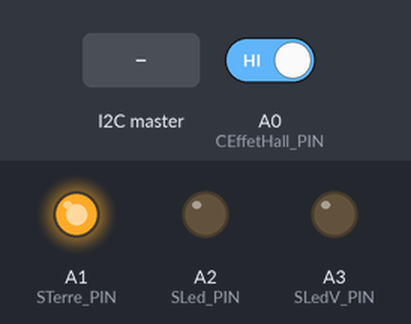
A sketch run on a simulated Arduino Uno, built with avr-gcc and run on an emulated ATmega328P. On the bench: output pins drawn as LEDs (lit = HIGH). The inputs (shaded band) are chosen by the test bench; at power-on: A0 (CEffetHall_PIN) HIGH. What the sketch prints to the serial monitor is not drawn.

Above: at 1.2 s.
1.3 s: A0 (CEffetHall_PIN) driven LOW
At 2.35 s:
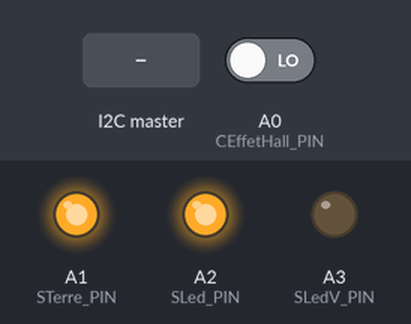
At 2.9 s:
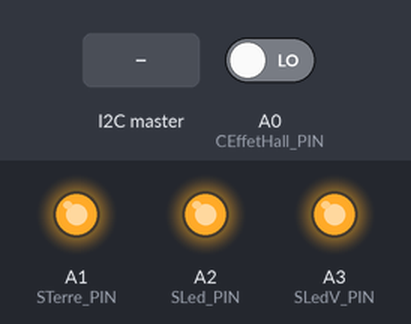
3.9 s: the I2C master sends the byte 1
5.4 s: the I2C master sends the byte 0
6.9 s: the I2C master sends the byte 2
Timing chart, 0 to 9.4 s (numbered marks = the images above; inputs shaded):
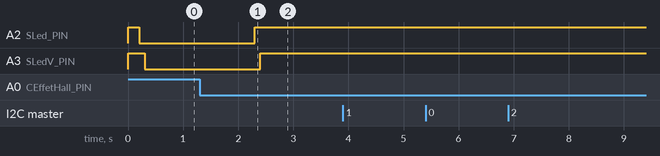

Measured:
- after the input at 1.3 s, A2 (SLed_PIN): LOW → HIGH after 1.0 s; A3 (SLedV_PIN): LOW → HIGH after 1.1 s
- after the input at 3.9 s, every drawn part: stays the same
- after the input at 5.4 s, every drawn part: stays the same
- after the input at 6.9 s, every drawn part: stays the same

The sketch:

Terre.ino
```cpp
#include <Wire.h>

//Fichier Terre.h


#define SLAVE_ADDRESS 0x14
#define CEffetHall_PIN A0 //Capteur à effet Hall 1
#define SLed_PIN A2 //Led de sortie
#define SLedV_PIN A3 //Led verte sur la tablette
#define STerre_PIN A1 //Actionneur
#define DEBOUNCE 2000

int sd_reading = HIGH;        //Valeur actuelle du capteur
int sd_previous = HIGH;       //Valeur précédente du capteur
long ms_time = 0;             //Dernière fois que le statut du mécanisme a changé


int DOIGTstate = HIGH; // Etat actuel de la broche de sortie (la LED)

class Terre {

  private :
    bool C_EffetHall_1;
    bool S_Led;
    bool S_LedV;
    bool S_Terre;
    bool mechanism_status;

  public :
    bool actuator[3] = {S_Led, S_LedV, S_Terre};
    bool sensor[1] = {C_EffetHall_1};
    bool getMechanism_status();
    void setMechanism_status(bool ms);


  public :
    Terre();
    void setupMechanism();
    void execute();
};

//Fichier Terre.cpp

Terre::Terre() {
  C_EffetHall_1 = false;
  S_Led = false;
  S_Terre = false;
  mechanism_status = false;
}

bool Terre::getMechanism_status(){
  return mechanism_status;
}

void Terre::setMechanism_status(bool ms){
  mechanism_status = ms;
}

void Terre::setupMechanism() {

  pinMode (C_EffetHall_1, INPUT); // pin2
  digitalWrite(C_EffetHall_1, HIGH);

  pinMode(SLed_PIN, OUTPUT);           //On initialise le pin de la led
  if (S_Led = false) {                  //Suivant la valeur de l'attribut
    digitalWrite(SLed_PIN , LOW);       //On éteint la led par défaut
  } else {
    digitalWrite(SLed_PIN , HIGH);      //On allume la led par défaut
  }

  pinMode(SLedV_PIN, OUTPUT);           //On initialise le pin de la led
  if (S_LedV = false) {                  //Suivant la valeur de l'attribut
    digitalWrite(SLedV_PIN , LOW);       //On éteint la led par défaut
  } else {
    digitalWrite(SLedV_PIN , HIGH);      //On allume la led par défaut
  }

  pinMode(STerre_PIN, OUTPUT);           //On initialise le pin du relais de l'électroaimant de la ventouse dragon
  if (S_Terre = false) {                  //Suivant la valeur de l'attribut
    digitalWrite(STerre_PIN, LOW);       //On active le relais de l'électroaimant par défaut
  } else {
    digitalWrite(STerre_PIN, HIGH);      //On désactive le relais de l'électroaimant par défaut
  }

}

void Terre::execute() {

  sd_reading = digitalRead(CEffetHall_PIN);  // lecture du capteur a Effet Hall

  if (sd_reading != sd_previous)
  {
    ms_time = millis();  // Remettre la minuterie/timer de déparasitage à 0
  }

  sd_previous = sd_reading;

  if (sd_reading == LOW
      && (millis() - ms_time) > (DEBOUNCE / 3)) {   //On vérifie s'il y a eu un changement de position positif

    C_EffetHall_1 = false;             //On fixe la valeur de l'attribut capteur

    if (mechanism_status == false) {        //Si il y a eu le premier changement de position

      S_Terre = true;             //On active l'électroaimant de la ventouse dragon
      S_Led = true;                   //On allume la led rouge
      S_LedV = true;              //On allume la led verte
      mechanism_status = true;        //On valide le mécanisme
    }
  } else {                       //Si il n'y a pas eu de changement de position positif

    C_EffetHall_1 = false;             //On fixe la valeur de l'attribut capteur
  }

  if (S_Terre == true) {             //Pour désactiver l'electroaimant de la ventouse
    digitalWrite(STerre_PIN, HIGH);
    sd_previous = sd_reading;
    S_LedV = true;
    S_Led = true;
  }

  if (S_Led == true) {                  //Pour allumer la led témoin
    delay(100);                           //On attend 0.1 seconde
    digitalWrite(SLed_PIN, HIGH);         //On allume la led de contrôle
  } else {                                 //Pour éteindre la led témoin
    delay(100);                           //On attend 0.1 seconde
    digitalWrite(SLed_PIN, LOW);          //On éteint la led de contrôle
  }

  if (S_LedV == true) {                  //Pour allumer la led témoin
    delay(100);                           //On attend 0.1 seconde
    digitalWrite(SLedV_PIN, HIGH);         //On allume la led sur la tablette
  } else {                                 //Pour éteindre la sur la tablette
    delay(100);                           //On attend 0.1 seconde
    digitalWrite(SLedV_PIN, LOW);          //On éteint la led sur la tablette
  }

  if (mechanism_status == false) {        //En cas de reset
    S_Led = false;                  //On change la valeur de l'attribut
    S_LedV = false;                  //On change la valeur de l'attribut
  }
}

Terre mechanism = Terre();
void execute_order(String order){

  Serial.print("Order received : ");
  Serial.println(order);//412221

  if(order[1] == '1'){                //Si le 2eme caractère est 1
    mechanism.setMechanism_status(true);      //On valide le mécanisme
  }else if(order[1] == '0'){              //Si le 2eme caractère est 0
    mechanism.setMechanism_status(false);     //On invalide le mécanisme
  }

  for(int i=2; i<sizeof(order); i++) {        //Pour chaque actionneur
    if(order[i] == '1'){              //Si le caractère est 1
      mechanism.actuator[i-1] = true;       //On valide l'actionneur
    }else if(order[i] == '0'){            //Si le caractère est 0
      mechanism.actuator[i-1] = false;      //On invalide l'actionneur
    }
  }
}

void receive_order(int numBytes) {
  String data_received;

  while(Wire.available() > 0) {           //Tant que le message i2c reçu n'est pas fini
    char c = Wire.read();             //On lit le caractère suivant du message sur le bus i2c
    data_received += String(c);           //On ajoute le caractère du message aux données reçus
  }

  if(data_received != "2") {              //Si les données reçues sont bien un message d'ordre
    execute_order(data_received);         //On exécute les ordres du message d'ordre
  }
}

String getMessagei2c() {
  String ms_I2Cmessage = "ms";
  String as_I2Cmessage = "as";
  String sd_I2Cmessage = "sd";
  String I2Cmessage;

  if(mechanism.getMechanism_status() == true){    //Si le mécanisme est validé
    ms_I2Cmessage += "T";             //On ajoute T au message i2c
  }else{                        //Si le mécanisme est invalide
    ms_I2Cmessage += "F";             //On ajoute F au message i2c
  }

  for(int i=0; i<sizeof(mechanism.actuator); i++){  //Pour chaque actionneur du mécanisme
    if (mechanism.actuator[i] == true){       //Si l'actionneur est validé
      as_I2Cmessage += "T";           //On ajoute T au message i2c
    }else{                      //Si l'actionneur est invalidé
      as_I2Cmessage += "F";           //On ajoute F au message i2c
    }
  }
  if(as_I2Cmessage.length() < 6){
    for(int i=as_I2Cmessage.length()-1; i<5; i++){  //Tant que le message est inférieur à 6 caractere
      as_I2Cmessage += "X";           //On ajoute X au message i2c
    }
  }
  /*
  for(int i=0; i<sizeof(mechanism.sensor)/2; i++){        //Pour chaque capteur du mécanisme
    sd_I2Cmessage += mechanism.getC_Poids();//mechanism.sensor[i];            //On ajoute la valeur du capteur au message i2c
    sd_I2Cmessage += "X";             //Et on ajoute aussi X
  }
  */
  I2Cmessage = ms_I2Cmessage + as_I2Cmessage + sd_I2Cmessage;//msFasFFFFsdF

  Serial.print("Message send to Raspberry : ");
  Serial.println(I2Cmessage);

  return I2Cmessage;
}

void send_status() {
  Wire.write(getMessagei2c().c_str());  //On écrit le message i2c dans l'objet Wire
}

void setup() {
  Serial.begin(9600);
  Wire.begin(SLAVE_ADDRESS);        //On indique à l'objet Wire l'adresse esclave utilisé par l'Arduino
  Wire.onReceive(receive_order);      //On récupère le message s'ordre reçu sur le bus i2c via la fonction receive order
  Wire.onRequest(send_status);      //On envoie le messagei2c sur le bus i2c
  mechanism.setupMechanism();       //On donne une configuration de base au mécanisme
}

void loop() {
  delay(100);               //On attends 0.1 seconde
  mechanism.execute();          //On exécute le mécanisme
}
```
